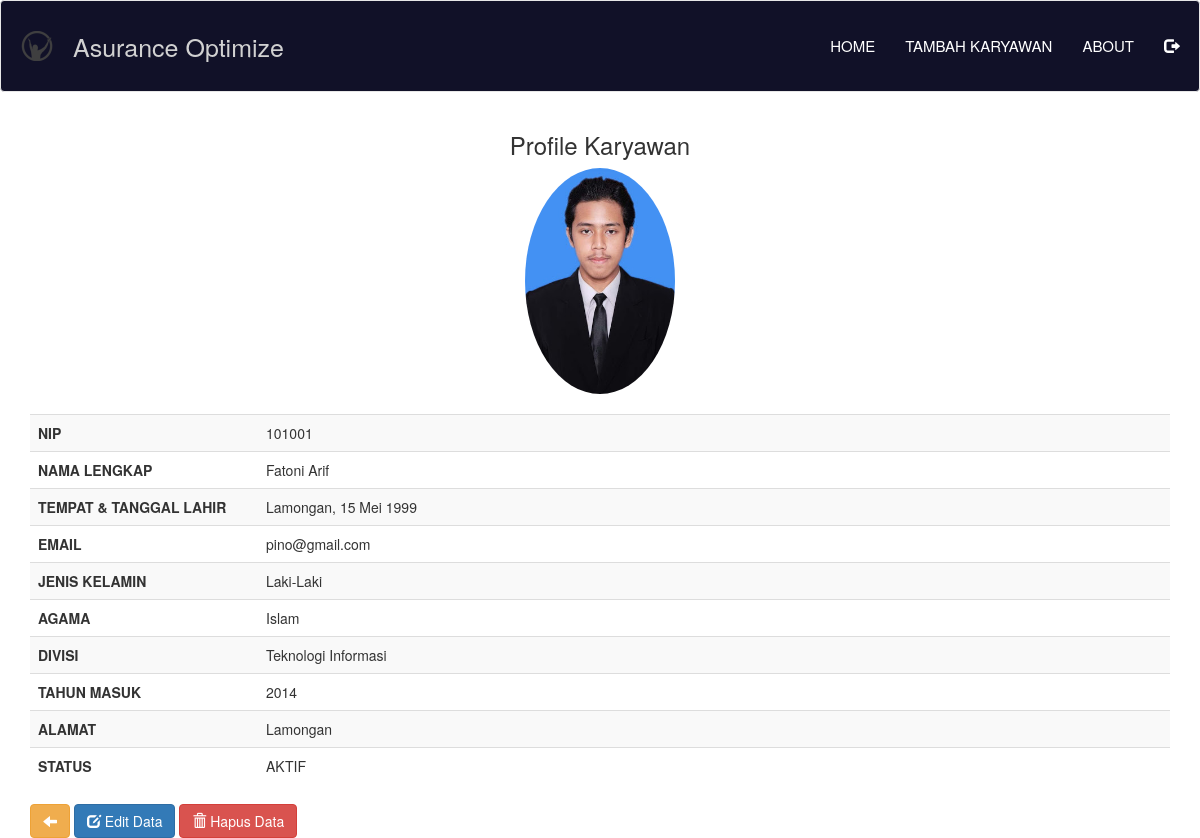
The app's page /manageuser/profile.php?nip=101001 (signed in) with its own data.
### tables this page shows
CREATE TABLE `karyawan` (
  `nip` int(11) NOT NULL,
  `nama` varchar(50) NOT NULL,
  `tempat_lahir` varchar(20) NOT NULL,
  `tanggal_lahir` date NOT NULL,
  `email` varchar(50) NOT NULL,
  `jenis_kelamin` varchar(20) NOT NULL,
  `agama` varchar(20) NOT NULL,
  `divisi` varchar(30) NOT NULL,
  `tahun_masuk` varchar(5) NOT NULL,
  `alamat` varchar(100) NOT NULL,
  `foto` varchar(100) NOT NULL,
  `status` int(1) NOT NULL
);

### manageuser/func.php (called while the page is built, shortened)
<?php
function tanggal($date){
	$BulanIndo = array("Januari", "Februari", "Maret", "April", "Mei", "Juni", "Juli", "Agustus", "September", "Oktober", "November", "Desember");
	$tahun = substr($date, 0, 4);
	$bulan = substr($date, 5, 2);
	$tgl   = substr($date, 8, 2);
	$result = $tgl . " " . $BulanIndo[(int)$bulan-1] . " ". $tahun;
	return($result);
}
?>

### manageuser/profile.php (the view, shortened to what this page needs)
<?php
include("koneksi.php");
include("func.php");
?>
<!DOCTYPE html>
<html lang="en">
<head>
	<link href="css/bootstrap.min.css" rel="stylesheet">
	<link rel="stylesheet" type="text/css" href="style.css">
</head>
<body>
	<nav class="navbar navbar-default">
		<div class="navbar-header">
			<table>
				<tr>
					<td><img src="avatar/logo.jpg" class="img-responsive" style="max-height:30px"> </td>
					<td><a class="navbar-brand" href="#">Asurance Optimize</a></td>
				</tr>
			</table>
		</div>
		<ul class="nav navbar-nav navbar-right">
			<li><a href="index.php">HOME</a></li>
  			<li><a href="add.php">TAMBAH KARYAWAN</a></li>
  			<li><a href="about.php">ABOUT</a></li>
  			<li><a href="logout.php" onclick="return confirm('Yakin akan keluar dari halaman web?')"><span class="glyphicon glyphicon-log-out" aria-hidden="true"></span></a></li>
  		</ul>
  </nav>
	<div class="container">
		<div class="content">
			<h3><center>Profile Karyawan</center></h3>
			<?php
			$nip = $_GET['nip'];
			$sql = mysqli_query($koneksi, "SELECT * FROM karyawan WHERE nip='$nip'");
			if(mysqli_num_rows($sql) == 0){
				header("Location: index.php");
			}else{
				$row = mysqli_fetch_assoc($sql);
			}
			?>
			<img class="img-responsive img-circle center-block" src="avatar/<?php echo $row['foto']; ?>" width="150"><br />
			<table class="table table-striped">
				<tr>
					<th width="20%">NIP</th>
					<td><?php echo $row['nip']; ?></td>
				</tr>
				<tr>
					<th>NAMA LENGKAP</th>
					<td><?php echo $row['nama']; ?></td>
				</tr>
				<tr>
					<th>TEMPAT & TANGGAL LAHIR</th>
					<td><?php echo $row['tempat_lahir'].', '.tanggal($row['tanggal_lahir']); ?></td>
				</tr>
				<tr>
					<th>EMAIL</th>
					<td><?php echo $row['email']; ?></td>
				</tr>
				<tr>
					<th>JENIS KELAMIN</th>
					<td><?php echo $row['jenis_kelamin']; ?></td>
				</tr>
				<tr>
					<th>AGAMA</th>
					<td><?php echo $row['agama']; ?></td>
				</tr>
				<tr>
					<th>DIVISI</th>
					<td><?php echo $row['divisi']; ?></td>
				</tr>
				<tr>
					<th>TAHUN MASUK</th>
					<td><?php echo $row['tahun_masuk']; ?></td>
				</tr>
				<tr>
					<th>ALAMAT</th>
					<td><?php echo $row['alamat']; ?></td>
				</tr>
				<tr>
					<th>STATUS</th>
					<td><?php if($row['status'] == 1){ echo 'AKTIF'; }else{ echo 'TIDAK AKTIF'; } ?></td>
				</tr>
			</table>
			<a href="index.php" class="btn btn-warning"><span class="glyphicon glyphicon-arrow-left" aria-hidden="true"></span></a>
			<a href="edit.php?nip=<?php echo $row['nip']; ?>" class="btn btn-primary"><span class="glyphicon glyphicon-edit" aria-hidden="true"></span> Edit Data</a>
			<a href="profile.php?aksi=delete&nip=<?php echo $row['nip']; ?>" class="btn btn-danger" onclick="return confirm('Yakin?')"><span class="glyphicon glyphicon-trash" aria-hidden="true"></span> Hapus Data</a>
		</div>
	</div>
</body>
</html>

### manageuser/style.css (style rules this page uses)
.navbar-default { padding: 20px; background-color: #111128; width: 100%; }
.navbar-default .navbar-nav > li > a { color: white; font-size: 15px; }
.navbar-default .navbar-header .navbar-brand { color: #D1D1D1; font-size: 25px; margin-left: 5px; margin-right: 5px; }

### manageuser/profile.php (style rules this page uses)
.content { margin-top: 0px; }

### records on screen
karyawan: foto (picture), nip "101001", nama "Fatoni Arif", tempat_lahir "Lamongan", tanggal_lahir "15 Mei 1999", email "pino@gmail.com", jenis_kelamin "Laki-Laki", agama "Islam", divisi "Teknologi Informasi", tahun_masuk "2014", alamat "Lamongan"
